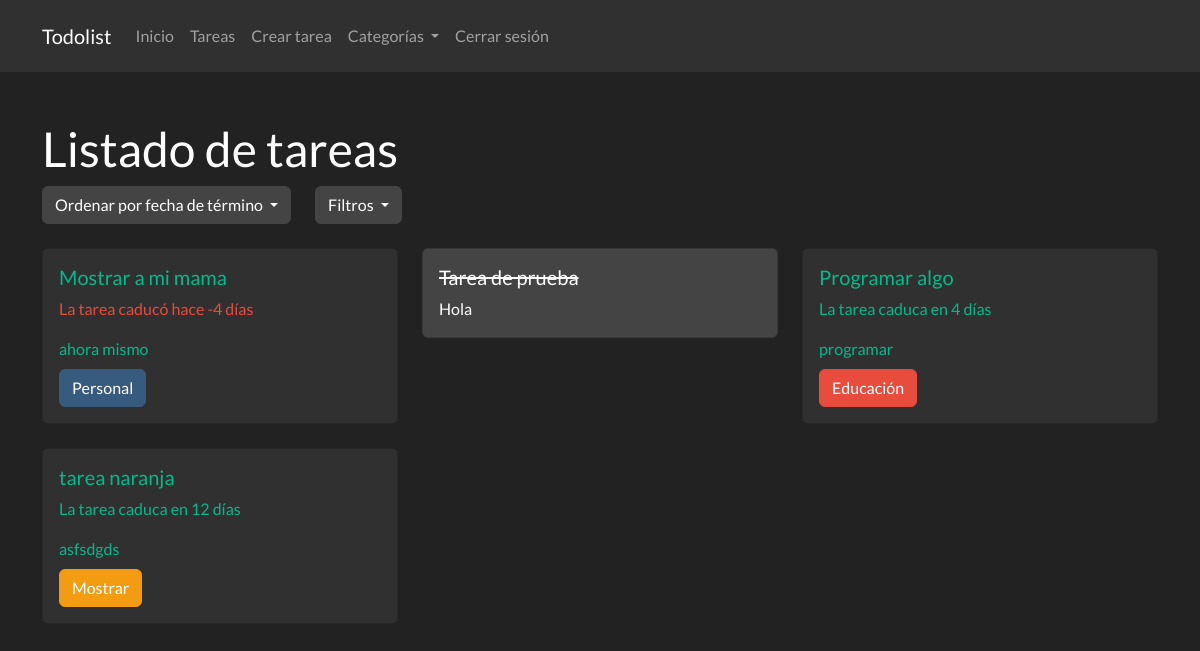
/tarea/ (signed in), run on the app's committed database.
### app.py (models this page shows, shortened)
class Tarea(db.Model):
    id = db.Column(db.Integer, primary_key=True)
    titulo = db.Column(db.String(100), nullable=False)
    descripcion = db.Column(db.String(200), nullable=False)
    fecha_termino = db.Column(db.DateTime, nullable=False)
    estado = db.Column(db.Boolean, default=False)
    usuario_id = db.Column(db.Integer, db.ForeignKey('usuario.id'), nullable=False)
    categoria_id = db.Column(db.Integer, db.ForeignKey('categoria.id'), nullable=True)

### routes/tareas.py (the view, shortened to what this page needs)
@app.route('/tarea/', methods=['GET', 'POST'])
@app.route('/tarea/<int:id>', methods=['GET', 'POST'])
@app.route('/tarea/filtrar/<estado>', methods=['GET', 'POST'])
@login_required
def verTareas(id=None, estado=None):
    orden = request.args.get('orden', 'asc')
    query = Tarea.query.filter_by(usuario_id=current_user.id)
    if id is None:
        if orden == 'asc':
            query = query.order_by(Tarea.fecha_termino.asc())
        elif orden == 'desc':
            query = query.order_by(Tarea.fecha_termino.desc())
        tareas = query.all()
        for tarea in tareas:
            if tarea.categoria_id is not None:
                tarea.color = obtenerColorCategoria(tarea.categoria_id)
                tarea.categoria_nombre = obtenerNombreCategoria(tarea.categoria_id)
        return render_template('tareas.html', tareas=tareas, calcDiasRestantes = calcDiasRestantes, orden=orden, estado=estado)

### app.py (called while the page is built)
def calcDiasRestantes(fecha_termino):
    fecha_actual = datetime.now().date()
    dias_restantes = (fecha_termino.date()) - fecha_actual
    return dias_restantes.days

def obtenerColorCategoria(idCategoria):
    categoria = Categoria.query.filter_by(id=idCategoria).first()
    return categoria.color

def obtenerNombreCategoria(idCategoria):
    categoria = Categoria.query.filter_by(id=idCategoria).first()
    return categoria.nombre

### routes/usuario.py (called while the page is built)
@login_manager.user_loader
def load_user(id):
    return Usuario.query.get(int(id))

### templates/tareas.html (shortened to what this page needs)
{% extends "base.html" %}
{% block content %}
<h1 class="mt-5">Listado de tareas</h1>
<div class="d-flex">
    <div class="row justify-content-center">
        <div class="col">
            <div class="dropdown">
                <a class="btn btn-secondary dropdown-toggle" href="#" role="button" id="dwFechas" data-toggle="dropdown"
                    aria-haspopup="true" aria-expanded="false">
                    Ordenar por fecha de término
                </a>
            </div>
        </div>
        <div class="col">
            <div class="dropdown">
                <a class="btn btn-secondary dropdown-toggle" href="#" role="button" id="dwOpciones" data-toggle="dropdown"
                    aria-haspopup="true" aria-expanded="false">
                    Filtros
                </a>
            </div>
        </div>
    </div>
</div>
<div class="row">
    {% for tarea in tareas %}
    <div class="col-md-4">
        <a href="{{ url_for('verTareas', id=tarea.id) }}" class="card-link" style="text-decoration: none;">
            <div class="card mt-4 {% if tarea.estado %}bg-secondary{% endif %}">
                <div class="card-body">
                    <h5 class="card-title" {% if tarea.estado %}style="text-decoration: line-through;" {% endif %}>{{
                        tarea.titulo }}</h5>
                    {% if not tarea.estado %}
                    {% if calcDiasRestantes(tarea.fecha_termino) > 0 %}
                    <p class="text-success">La tarea caduca en {{ calcDiasRestantes(tarea.fecha_termino) }} días</p>
                    {% elif calcDiasRestantes(tarea.fecha_termino) == 0 %}
                    <p class="text-warning">La tarea caduca hoy</p>
                    {% else %}
                    <p class="text-danger">La tarea caducó hace {{ calcDiasRestantes(tarea.fecha_termino) }} días</p>
                    {% endif %}
                    {% endif %}
                    <p class="card-text">{{ tarea.descripcion }}</p>
                    {% if tarea.categoria_id != None %}
                        <a href="{{ url_for('verCategoria', id=tarea.categoria_id ) }}" class="btn btn-{{tarea.color}} mt-2">{{ tarea.categoria_nombre}}</a>
                    {% endif %}
                </div>
            </div>
        </a>
    </div>
    {% endfor %}
</div>
{% endblock %}

### templates/base.html (shortened to what this page needs)
<!DOCTYPE html>
<html lang="es">
<head>
    <link href="https://cdn.jsdelivr.net/npm/bootstrap@5.0.2/dist/css/bootstrap.min.css" rel="stylesheet">
    <link rel="stylesheet" href="https://bootswatch.com/5/darkly/bootstrap.min.css">
    <link rel="stylesheet" type="text/css" href="https://cdn.jsdelivr.net/npm/toastify-js/src/toastify.min.css">
    <link rel="stylesheet" href="https://cdn.jsdelivr.net/npm/bootstrap-icons@1.10.5/font/bootstrap-icons.css">
</head>
<body>
    <nav class="navbar navbar-expand-lg navbar-dark bg-dark">
        <div class="container">
            <a class="navbar-brand" href="{{ url_for('index' ) }}">Todolist</a>
            <div class="collapse navbar-collapse" id="navbarNav">
                <ul class="navbar-nav ml-auto">
                    <li class="nav-item">
                        <a class="nav-link" href="{{ url_for('index' ) }}">Inicio</a>
                    </li>
                    <li class="nav-item">
                        <a class="nav-link" href="{{ url_for('verTareas' ) }}">Tareas</a>
                    </li>
                    <li class="nav-item">
                        <a class="nav-link" href="{{ url_for('crearTarea' ) }}">Crear tarea</a>
                    </li>
                    <li class="nav-item dropdown">
                        <a class="nav-link dropdown-toggle" href="#" id="categoriasDD" role="button"
                            data-bs-toggle="dropdown" aria-expanded="true">
                            Categorías
                        </a>
                    </li>
                    {% if current_user.is_authenticated %}
                    <li class="nav-item">
                        <a class="nav-link" href="{{ url_for('logout' ) }}">Cerrar sesión</a>
                    </li>
                    {% endif %}
                </ul>
            </div>
        </div>
    </nav>
    <div class="container mt-4">
        {% block content %}{% endblock %}
    </div>
</body>
</body>
</html>

### data on the page
Tarea: titulo "Mostrar a mi mama", fecha_termino "-4", descripcion "ahora mismo", categoria_nombre "Personal"
Tarea: titulo "Tarea de prueba", descripcion "Hola"
Tarea: titulo "Programar algo", fecha_termino "4", descripcion "programar", categoria_nombre "Educación"
Tarea: titulo "tarea naranja", fecha_termino "12", descripcion "asfsdgds", categoria_nombre "Mostrar"
